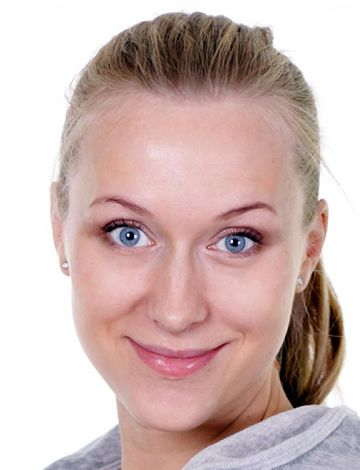
#> input picture source.jpg, 360 x 470 px
$ jupyter execute Face_Detection_Using_Haar_Cascades.ipynb   (shell and % lines are left out)
#> lines starting #> are read from the running program, lines starting #| are printed output that depends on the picture
[cell 1]
import cv2 as cv
from google.colab import files
import matplotlib.pyplot as plt

[cell 2]
uploaded = files.upload()
#> the answer given: source.jpg
for fn in uploaded.keys():
  path = fn
  img  = cv.imread(path)
#> img is the input picture: shape (470, 360, 3); mean B, G, R 179.3, 182.5, 206.1
  plt.imshow(img)
  haar_cascade = cv.CascadeClassifier('haarcascade_frontalface_default.xml')
  faces_rect = haar_cascade.detectMultiScale(img, scaleFactor=1.1, minNeighbors=3)
#> faces_rect = [[31, 127, 290, 290]]
  print(f'Muka terdeteksi: {len(faces_rect)}')
#| Muka terdeteksi: 1
  for(x,y,w,h) in faces_rect:
    rectangle = cv.rectangle(img, (x,y), (x+w,y+h), (0,255,0), thickness=2)
#> this loop made 1 pass
#> pass 1, `rectangle = cv.rectangle(img, (x,y), (x+w,y+h), (0,255,0), thickness=2)`:
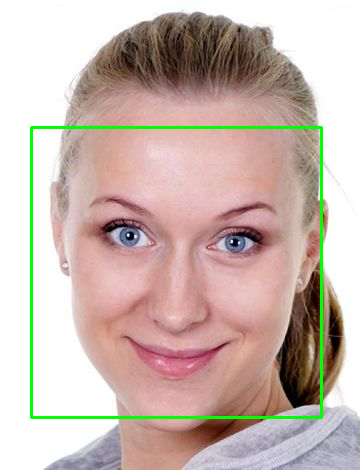
#> rectangle: shape (470, 360, 3); mean B, G, R 175.6, 183.8, 201.7
plt.imshow(rectangle)
plt.show()
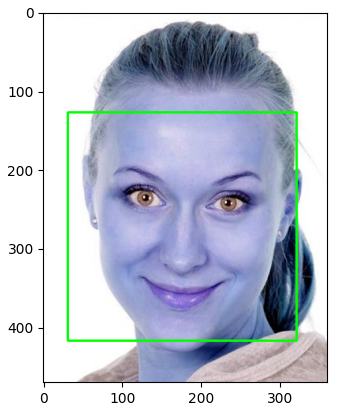
#> figure drawn by matplotlib, 1 panel; B, G, R data is drawn as R, G, B
